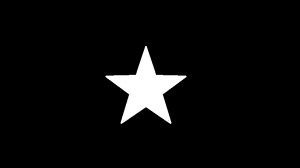
#> input picture Assignment1/input1.jpg, 300 x 168 px, found by its file name
$ jupyter execute 'addition subtraction of images.ipynb'
#> lines starting #> are read from the running program, lines starting #| are printed output that depends on the picture
Image processing basics

Adding and subtracting two images using different methods and comparing their processing times.

[cell 1]
#method 1: list of comprehension method(or loc method)
import numpy as np
import matplotlib.pyplot as plt
import time
import cv2
def imgadder(img1,img2):
    x,y,z=img1.shape
    img3=[img1[i]+img2[i] for i in range(x)]   #list comprehension expression
    img3= np.asarray(img3, dtype=np.uint8)
    new = np.reshape(img3, [x,y,z])
    return new
def imgsubtractor(img1,img2):
    x,y,z=img1.shape
    img3=[img2[i]-img1[i] for i in range(x)]    #list comprehension expression
    img3= np.asarray(img3, dtype=np.uint8)
    new = np.reshape(img3, [x,y,z])
    return new

img1= cv2.imread('C:\\Users\mayan\Downloads\input1.jpg')
#> img1 is the input picture: shape (168, 300, 3); min 0, max 255, mean 11.7
img2= cv2.imread('C:\\Users\mayan\Downloads\input2.jpg')   #Importing the images
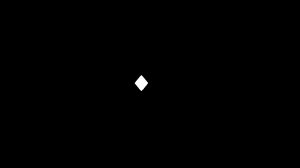
#> input picture Assignment1/input2.jpg, 300 x 168 px, found by its file name
#> img2 is the input picture: shape (168, 300, 3); min 0, max 255, mean 0.6
plt.imshow(img1)
plt.title('Input image 1:')
plt.show()
plt.imshow(img2)
plt.title('Input image 2:')
plt.show()

t21=time.time()
added_img=imgadder(img1,img2)
#> in imgadder, `img3=[img1[i]+img2[i] for i in range(x)]`: img3 = 168 items
t22=time.time()
t_locadd=t22-t21
print("time taken by loc method to add two images: ",t_locadd)
plt.imshow(added_img)
plt.title('output added image:loc method')
plt.show()
t31=time.time()
sub_img=imgsubtractor(img1,img2)
#> in imgsubtractor, `img3= np.asarray(img3, dtype=np.uint8)`:
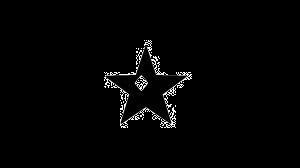
#> img3: shape (168, 300, 3); min 0, max 255, mean 4.2
t32=time.time()
t_locsub=t22-t21
print("time taken by loc method to subtract two images: ",t_locsub)
plt.imshow(sub_img)
plt.title('output subtracted image:loc method')
plt.show()


#method 2: cv2 method

image3=cv2.imread('C:\\Users\mayan\Downloads\input1.jpg')
image4=cv2.imread('C:\\Users\mayan\Downloads\input2.jpg')
t41=time.time()
image5=cv2.add(image3,image4)
t42=time.time()
t_addcv2=t42-t41
print("time taken by cv2method to add two images: ",t_addcv2)
plt.imshow(image5)
plt.title('output subtracted image:cv2 method')
plt.show()

#using Inbuilt function
t51=time.time()
image6=cv2.addWeighted(image4,-1,image3,1,0)
t52=time.time()
t_cv2sub=t52-t51
print("time taken by loc method to subtract two images: ",t_cv2sub)
plt.imshow(image6)
plt.title('output subtracted image: using inbuilt function')
plt.show()

#Comparing processing times of different methods for add and sub
x=['loc add','loc sub','cv2 add','cv2 sub']
process_times=[t_locadd,t_locsub,t_addcv2,t_cv2sub]
x_pos=[i for i in range(len(x))]
plt.bar(x_pos,process_times,color='blue')
plt.xlabel('   <------METHOD------>   ')
plt.ylabel('   <-----processing times----->   ')
plt.title('processing times vs methods')
plt.xticks(x_pos,x)
plt.show()
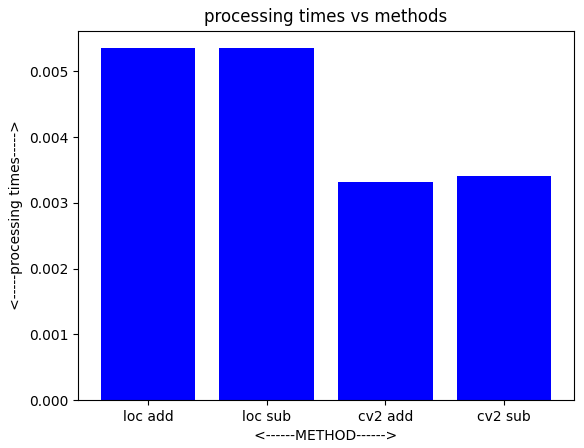
#> figure drawn by matplotlib, 1 panel
